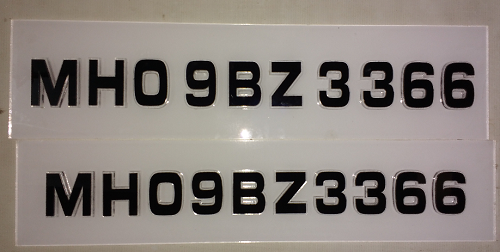
#> input picture car.png, 500 x 252 px, given in place of the camera
$ jupyter execute --allow-errors Car_Number_Plate.ipynb
#> lines starting #> are read from the running program, lines starting #| are printed output that depends on the picture; after the words box and inside, x2 and y2 are one past the last pixel; in counts of white or black regions, pixels touching at a corner belong together
[cell 1]
import numpy as np
import cv2
import imutils
import easyocr
from matplotlib import pyplot as plt

[cell 2]
cap = cv2.VideoCapture(0)
while(cap.isOpened()):
  ret, frame = cap.read()
#> frame is the input picture: shape (252, 500, 3); mean B, G, R 125, 130.2, 138.1
  gray = cv2.cvtColor(frame, cv2.COLOR_BGR2GRAY)
  cv2.imshow('frame',gray)
  if cv2.waitKey(10) == 13:
#> (key Esc is pressed here)
    break

cap.release()
cv2.destroyAllWindows()

[cell 3]
bfilter = cv2.bilateralFilter(gray, 11, 17, 17)
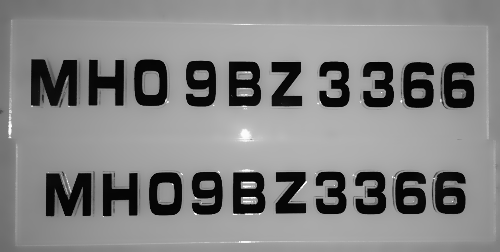
#> bfilter: shape (252, 500); min 4, max 255, mean 132
edge = cv2.Canny(bfilter, 30, 200)
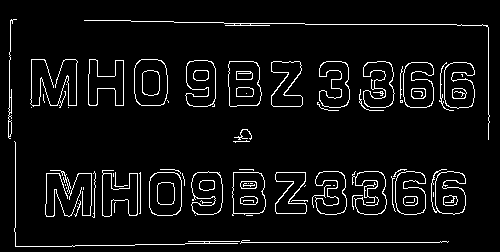
#> edge: shape (252, 500); 5.6% white in thin lines or dots, all inside (x1, y1, x2, y2) = (8, 19, 490, 247)
keypoints = cv2.findContours(edge.copy(), cv2.RETR_TREE, cv2.CHAIN_APPROX_SIMPLE)
#> keypoints = 122 contours, 57 with area under 20; largest, box (x1, y1, x2, y2) and area: (134, 59, 168, 106) 1401, (134, 59, 168, 106) 1388, (228, 61, 262, 107) 1342, (228, 61, 262, 107) 1334, (149, 172, 182, 216) 1289
contours = imutils.grab_contours(keypoints)
#> contours has the same summary as keypoints
contours = sorted(contours, key=cv2.contourArea, reverse=True)[:10]
#> contours = 10 contours; largest, box (x1, y1, x2, y2) and area: (134, 59, 168, 106) 1401, (134, 59, 168, 106) 1388, (228, 61, 262, 107) 1342, (228, 61, 262, 107) 1334, (149, 172, 182, 216) 1289
loc = None
for contour in contours:
    approx = cv2.approxPolyDP(contour, 10, True)
    if len(approx) == 4:
        loc = approx
        break
#> this loop made 1 pass
#> loc on pass 1: [[139, 60], [136, 101], [163, 104], [164, 63]]
mask = np.zeros(gray.shape, np.uint8)
nimg = cv2.drawContours(mask, [loc], 0,255, -1)
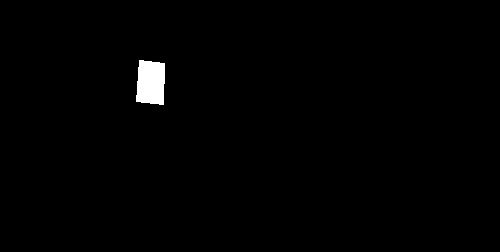
#> nimg: shape (252, 500); 0.9% white; 1 white region, box (x1, y1, x2, y2) and area: (136, 60, 165, 105) 1140
nimg = cv2.bitwise_and(frame, frame, mask=mask)
#> nimg: shape (252, 500, 3)
(x,y) = np.where(mask==255)
#> x = 1140 values from 60 to 104; y = 1140 values, max 164 at index 64, min 136 at index 902, mean 150.5
(x1, y1) = (np.min(x), np.min(y))
#> x1 = 60; y1 = 136
(x2, y2) = (np.max(x), np.max(y))
#> x2 = 104; y2 = 164
c_image = gray[x1:x2+1, y1:y2+1]
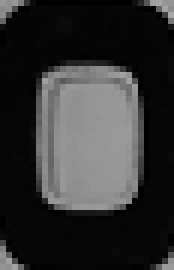
#> c_image: shape (45, 29) (shown 6 times larger); min 0, max 166, mean 50.2
#> (the rest of this cell did not finish here and is left out)
